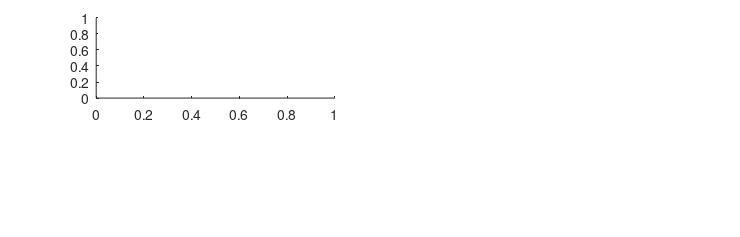

MATLAB code to generate this figure: (Note: this script raises an error after producing the figure.)

%offCenter   = random('normal',0.70,0.1 ,1,12);
%onCenter    = random('normal',0.50,0.1 ,1,12);
%wideSpread  = random('normal',0.50,0.05,1,12);
%closeSpread = random('normal',0.50,0.2 ,1,12);

%data = [offCenter;onCenter;wideSpread;closeSpread];

clf;
set(1,'Color',[1.0 1.0 1.0]);
set(1,'PaperPositionMode','auto');
set(1,'PaperPosition',[0.541176 4.31765 7.4 2.37647]);
label=['A','B','C','D'];
for col=1:2,
  for row=1:2,

    subplot(2,2,2*(col-1)+row)
    ax = get(1,'CurrentAxes');
    
    hold on;
    plot(data(2*(col-1)+row,:),0*data(2*(col-1)+row,:),'ko');
    set(ax,'visible','off')
    axis([0 1 -.3 .3]);
    plot([0 1],[0 0],'k-');
    plot([.5 .5],[-.05 .05],'k-')
    text(.5,-.1,'X')
    text(.2,.2,label(2*(col-1)+row))
    
  end
end

print -dpng bias.png
print -deps bias.eps


